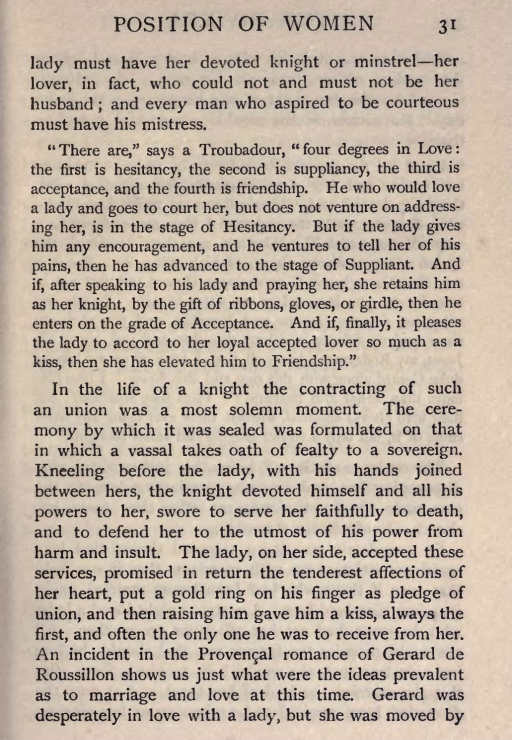
#> input picture assets/noise_red_test_img.jpg, 1023 x 1479 px (shown at 1/2 size)
$ python -i orientation_accuracy.py   (imports and definitions only)
#> lines starting #> are read from the running program, lines starting #| are printed output that depends on the picture; after the words box and inside, x2 and y2 are one past the last pixel; in counts of white or black regions, pixels touching at a corner belong together
import cv2
import json
import matplotlib.pyplot as plt


def get_angle(input_image_path):
    # Preprocessing
#> called with input_image_path = '../../assets/noise_red_test_img.jpg'
    input_image = cv2.imread(input_image_path, cv2.IMREAD_GRAYSCALE)
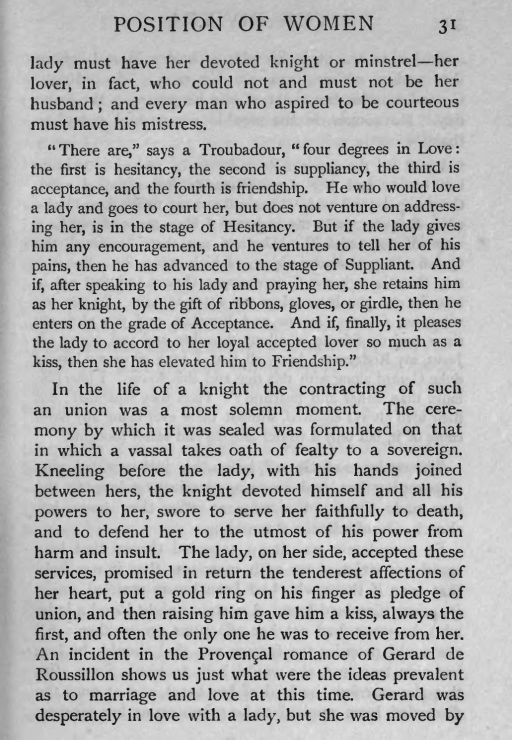
#> input_image: shape (1479, 1023) (shown at 1/2 size); min 0, max 239, mean 179
    blur = cv2.GaussianBlur(input_image, (9, 9), 0)
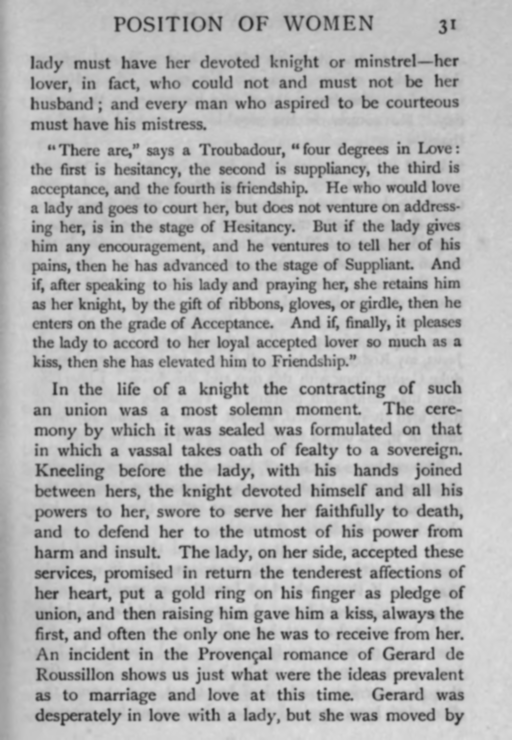
#> blur: shape (1479, 1023) (shown at 1/2 size); min 39, max 225, mean 179
    thresh = cv2.threshold(blur, 0, 255,
                           cv2.THRESH_BINARY_INV + cv2.THRESH_OTSU)[1]
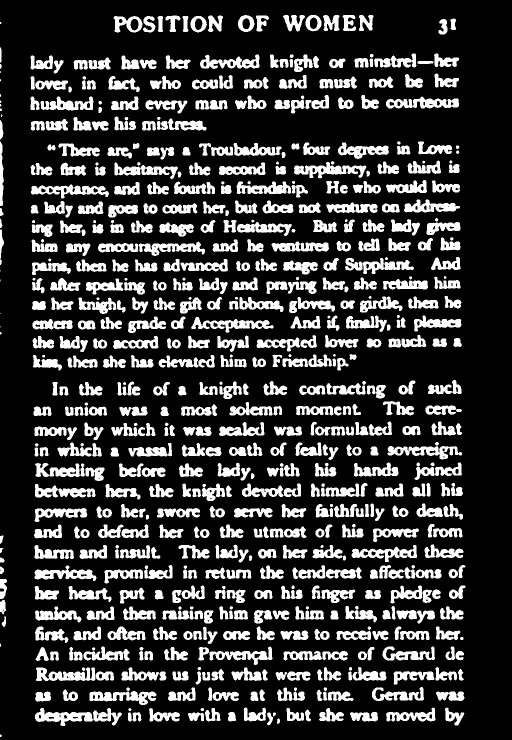
#> thresh: shape (1479, 1023) (shown at 1/2 size); 22.1% white; 672 white regions (15 under 20 px), largest, box (x1, y1, x2, y2) and area: (588, 324, 733, 357) 2201, (382, 634, 547, 666) 2094, (690, 516, 828, 548) 2070

    # Apply dilate to merge text into meaningful lines/paragraphs.
    # Use larger kernel on X axis to merge characters into single line, cancelling out any spaces.
    # But use smaller kernel on Y axis to separate between different blocks of text
    kernel = cv2.getStructuringElement(cv2.MORPH_RECT, (30, 5))
    dilate = cv2.dilate(thresh, kernel, iterations=5)
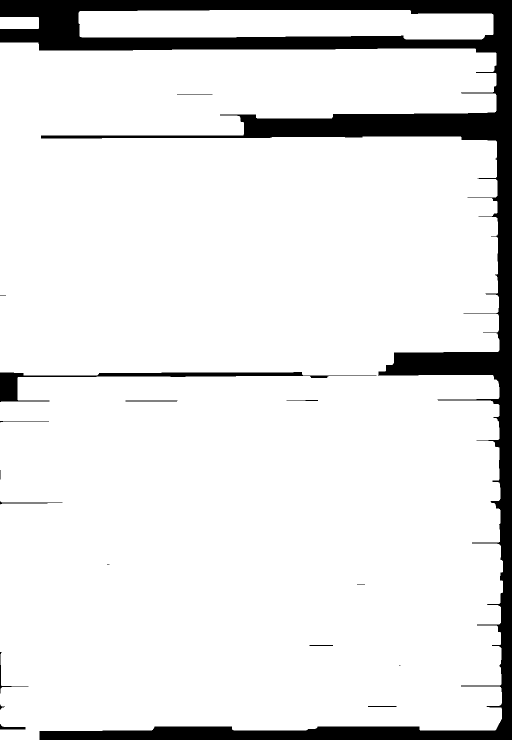
#> dilate: shape (1479, 1023) (shown at 1/2 size); 89.9% white; 17 black regions (5 under 20 px)

    # Gives a list of contours, sort it from largest to smallest
    contours, hierarchy = cv2.findContours(dilate, cv2.RETR_LIST,
                                           cv2.CHAIN_APPROX_SIMPLE)
#> contours = 11 contours, 2 with area under 20; largest, box (x1, y1, x2, y2) and area: (0, 85, 1006, 1479) 1309168, (157, 20, 987, 79) 43012, (0, 34, 78, 58) 1770, (250, 800, 356, 804) 312, (735, 1411, 794, 1415) 172
    contours = sorted(contours, key=cv2.contourArea, reverse=True)

    # Largest contour is the first one in the list. minAreaRect gives the smallest area rectangle for the contour
    largestContour = contours[0]
#> largestContour = contour of 637 points, box (x1, y1, x2, y2) (0, 85, 1006, 1479), area 1309168
    minAreaRect = cv2.minAreaRect(largestContour)
#> minAreaRect = ((502.5, 781.5), (1393, 1005), -90)

    # angle is the third element of minAreaRect
    angle = minAreaRect[2]
#> angle = -90

    # Calculate the skew angle
    if angle > 45:
        angle = 90 - angle
    else:
        angle = -angle
#> angle = 90
    return round((-1.0 * angle), 2)


def test_accuracy(actual_angle_values_json, dataset_dir, no_of_images):
    # Load the actual angle values from json file
    f = open(actual_angle_values_json,)
    actual_angle_values = json.load(f)
    f.close()

    # For plotting
    X = list()
    Y = list()

    # Loop through all images, calculate angle then compare with actual angle
    for i in range(1, no_of_images + 1):
        # Read all images one by one
        input_image_path = dataset_dir + str(i) + '.jpg'
        # Run get_angle function to calculate the angle for each image
        calculated_angle = get_angle(input_image_path)
        # Get the actual angle value from the dictionary
        actual_angle = actual_angle_values[str(i) + '.jpg']

        # Calculates the % difference between actual and calculated values
        try:
            percent_diff = round(
                abs(((calculated_angle - actual_angle) / actual_angle) * 100),
                2)
        except:
            # if actual_angle = 0
            percent_diff = 0.0

        print('Image #' + str(i) + ' |real angle = ' + str(actual_angle) +
              ' |calculated angle = ' + str(calculated_angle) +
              ' |difference = ' + str(percent_diff) + '%')

        # Plotting
        X.append(actual_angle)
        Y.append(percent_diff)

    plt.scatter(X, Y)
    plt.xlabel('Angles')
    plt.ylabel('Percentage Difference b/w Actual Angle and Calculated Angle')
    plt.show()


# Run
dataset_dir = 'orientation_dataset/'
actual_angle_values_json = 'orientation_dataset/angle_values.json'
no_of_images = 1400

# [1 line not run here, left out]

>>> result = get_angle('../../assets/noise_red_test_img.jpg')
#> result = -90
